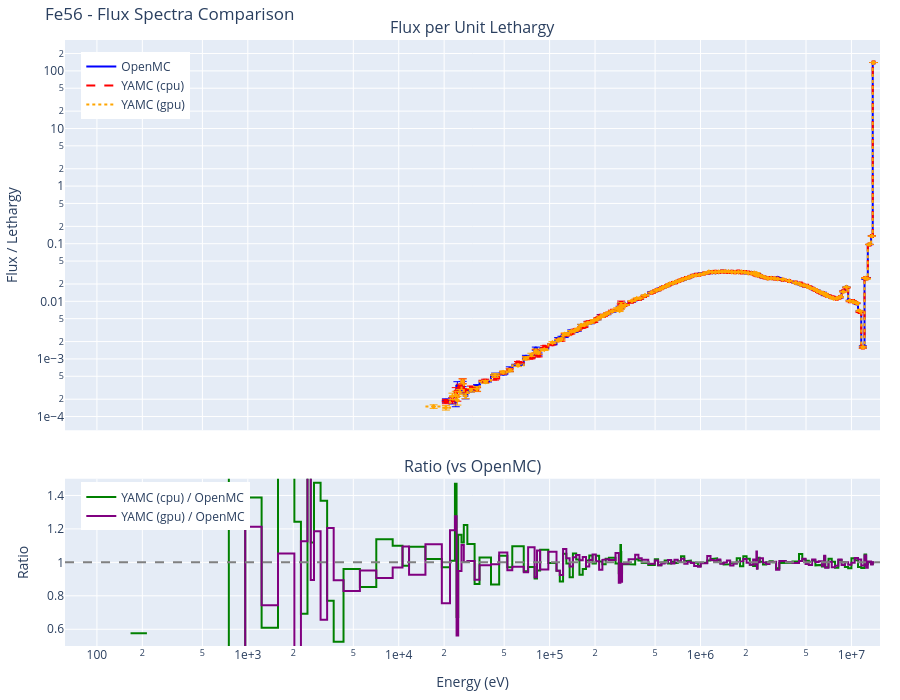

Here is the notebook cell this chart was saved with:
### Markdown cell above
## Results by Nuclide

Below are the comparison results for each nuclide. Each section includes:

- Interactive flux spectra plot (log-log scale)
- YAMC/OpenMC ratio plot with uncertainty band
- Tally comparison table sorted by relative difference
- Performance comparison (particles/second)

### Code cell
# Display results for each nuclide
for nuclide, results in all_results.items():
    openmc_results = results.get('openmc')  # may be None when openmc-cpu not in MC_BACKENDS

    # Collect available YAMC backends in the order the user requested
    yamc_results_by_backend = {}
    for compute in COMPUTES:
        yres = results.get(f'yamc-{compute}')
        if yres is not None:
            yamc_results_by_backend[compute] = yres

    display(Markdown(f"## {nuclide}"))

    # Performance line - one entry per code/backend that ran
    perf_parts = []
    if openmc_results is not None:
        perf_parts.append(f"OpenMC: {openmc_results['particles/s']:,.0f} particles/s")
    for compute, yres in yamc_results_by_backend.items():
        perf_parts.append(f"YAMC ({compute}): {yres['particles/s']:,.0f} particles/s")
    display(Markdown(f"**Performance:** " + " | ".join(perf_parts)))

    # Combined flux spectra plot
    fig = create_comparison_plot(openmc_results, yamc_results_by_backend)
    fig.update_layout(title=f"{nuclide} - Flux Spectra Comparison")
    fig.show()

    # Spectral agreement: each yamc backend vs the reference (openmc when
    # present, else the first yamc backend).
    if openmc_results is not None:
        ref_label = 'OpenMC'
        ref_results = openmc_results
        comparisons = list(yamc_results_by_backend.items())
    elif len(yamc_results_by_backend) >= 2:
        backends = list(yamc_results_by_backend)
        ref_label = f'YAMC ({backends[0]})'
        ref_results = yamc_results_by_backend[backends[0]]
        comparisons = [(b, yamc_results_by_backend[b]) for b in backends[1:]]
    else:
        comparisons = []

    for compute, yres in comparisons:
        heading = (
            f"#### Spectral Agreement (YAMC {compute} vs {ref_label})"
            if len(comparisons) > 1 or openmc_results is None
            else "#### Spectral Agreement"
        )
        display(Markdown(heading))
        stats = calculate_spectral_agreement(ref_results, yres)
        display(create_agreement_table(stats).style.hide(axis='index'))

    # Combined tally table
    display(Markdown("#### Tally Comparison"))
    table = create_tally_table(openmc_results, yamc_results_by_backend)
    display(table.style.hide(axis='index'))

    print()  # spacing

### Figure 1 — Plotly figure (JSON) as saved in the notebook; plotly's stock layout.template omitted (floating-point values rounded to 4 significant figures; data arrays with more than 128 entries replaced by an {"elided": "..."} marker saying what was removed)
{"data": [{"legend": "legend", "line": {"color": "blue", "width": 2}, "mode": "lines", "name": "OpenMC", "showlegend": true, "type": "scatter", "x": {"elided": "350 float values"}, "xaxis": "x", "y": {"elided": "350 float values"}, "yaxis": "y"}, {"error_y": {"array": {"elided": "175 float values"}, "color": "blue", "thickness": 1, "type": "data", "visible": true}, "marker": {"color": "blue", "size": 4, "symbol": "circle"}, "mode": "markers", "name": "OpenMC error", "showlegend": false, "type": "scatter", "x": {"elided": "175 float values"}, "xaxis": "x", "y": {"elided": "175 float values"}, "yaxis": "y"}, {"legend": "legend", "line": {"color": "red", "dash": "dash", "width": 2}, "mode": "lines", "name": "YAMC (cpu)", "showlegend": true, "type": "scatter", "x": {"elided": "350 float values"}, "xaxis": "x", "y": {"elided": "350 float values"}, "yaxis": "y"}, {"error_y": {"array": {"elided": "175 float values"}, "color": "red", "thickness": 1, "type": "data", "visible": true}, "marker": {"color": "red", "size": 4, "symbol": "square"}, "mode": "markers", "name": "YAMC (cpu) error", "showlegend": false, "type": "scatter", "x": {"elided": "175 float values"}, "xaxis": "x", "y": {"elided": "175 float values"}, "yaxis": "y"}, {"legend": "legend", "line": {"color": "orange", "dash": "dot", "width": 2}, "mode": "lines", "name": "YAMC (gpu)", "showlegend": true, "type": "scatter", "x": {"elided": "350 float values"}, "xaxis": "x", "y": {"elided": "350 float values"}, "yaxis": "y"}, {"error_y": {"array": {"elided": "175 float values"}, "color": "orange", "thickness": 1, "type": "data", "visible": true}, "marker": {"color": "orange", "size": 4, "symbol": "diamond"}, "mode": "markers", "name": "YAMC (gpu) error", "showlegend": false, "type": "scatter", "x": {"elided": "175 float values"}, "xaxis": "x", "y": {"elided": "175 float values"}, "yaxis": "y"}, {"legend": "legend2", "line": {"color": "green", "width": 2}, "mode": "lines", "name": "YAMC (cpu) / OpenMC", "showlegend": true, "type": "scatter", "x": {"elided": "350 float values"}, "xaxis": "x2", "y": {"elided": "350 float values"}, "yaxis": "y2"}, {"legend": "legend2", "line": {"color": "purple", "width": 2}, "mode": "lines", "name": "YAMC (gpu) / OpenMC", "showlegend": true, "type": "scatter", "x": {"elided": "350 float values"}, "xaxis": "x2", "y": {"elided": "350 float values"}, "yaxis": "y2"}], "layout": {"annotations": [{"font": {"size": 16}, "showarrow": false, "text": "Flux per Unit Lethargy", "x": 0.5, "xanchor": "center", "xref": "paper", "y": 1.0, "yanchor": "bottom", "yref": "paper"}, {"font": {"size": 16}, "showarrow": false, "text": "Ratio (vs OpenMC)", "x": 0.5, "xanchor": "center", "xref": "paper", "y": 0.276, "yanchor": "bottom", "yref": "paper"}], "height": 700, "legend": {"x": 0.02, "xanchor": "left", "y": 0.98, "yanchor": "top"}, "legend2": {"x": 0.02, "xanchor": "left", "y": 0.27, "yanchor": "top"}, "margin": {"b": 40, "l": 60, "r": 20, "t": 40}, "shapes": [{"line": {"color": "gray", "dash": "dash"}, "type": "line", "x0": 0, "x1": 1, "xref": "x2 domain", "y0": 1.0, "y1": 1.0, "yref": "y2"}], "title": {"text": "Fe56 - Flux Spectra Comparison"}, "xaxis": {"anchor": "y", "domain": [0.0, 1.0], "exponentformat": "e", "matches": "x2", "range": [1.788, 7.189], "showticklabels": false, "type": "log"}, "xaxis2": {"anchor": "y2", "domain": [0.0, 1.0], "exponentformat": "e", "range": [1.788, 7.189], "title": {"text": "Energy (eV)"}, "type": "log"}, "yaxis": {"anchor": "x", "domain": [0.356, 1.0], "exponentformat": "e", "title": {"text": "Flux / Lethargy"}, "type": "log"}, "yaxis2": {"anchor": "x2", "domain": [0.0, 0.276], "range": [0.5, 1.5], "title": {"text": "Ratio"}}}}
